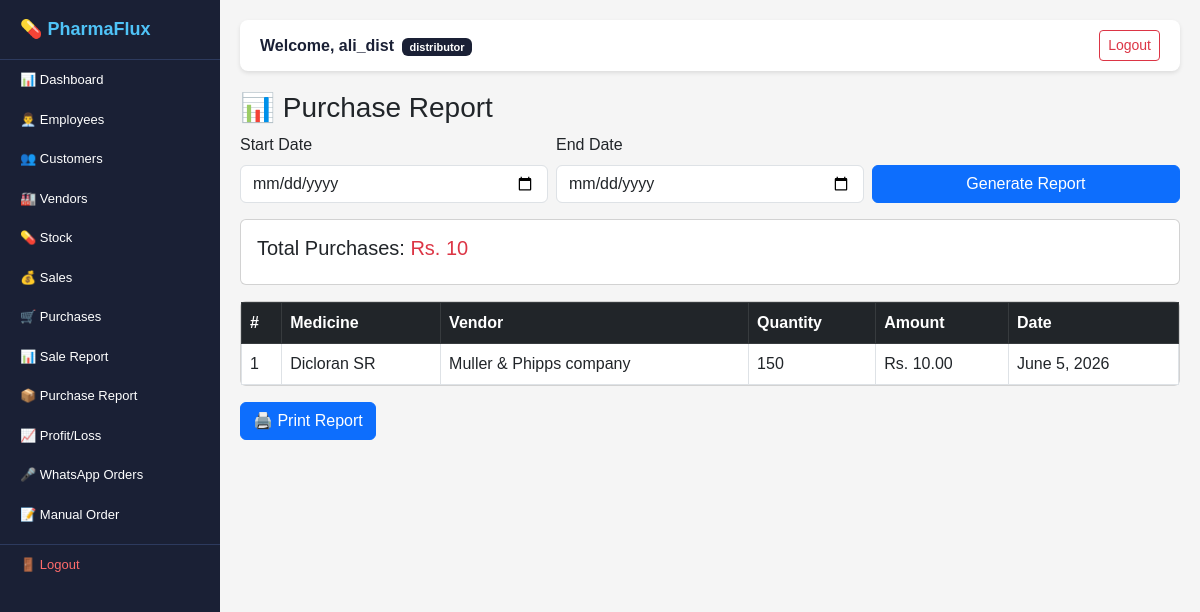
The page /reports/purchases/ (signed in) on the database its author committed.
### users/models.py (models this page shows)
class User(AbstractUser):
    ROLES = [
        ('superadmin', 'Super Admin'),
        ('distributor', 'Distributor'),
        ('employee', 'Employee'),
    ]
    role = models.CharField(
        max_length=20,
        choices=ROLES,
        default='distributor'
    )

### purchases/models.py (models this page shows, shortened)
class Purchase(models.Model):
    distributor = models.ForeignKey(
        Distributor,
        on_delete=models.CASCADE,
        related_name='purchases'
    )
    vendor = models.ForeignKey(
        Vendor,
        on_delete=models.CASCADE,
        related_name='purchases'
    )
    stock = models.ForeignKey(
        Stock,
        on_delete=models.CASCADE,
        related_name='purchases'
    )
    purchase_date = models.DateField(
        auto_now_add=True
    )
    quantity = models.IntegerField()
    purchase_price = models.DecimalField(
        max_digits=10,
        decimal_places=2
    )

### stock/models.py (models this page shows, shortened)
class Stock(models.Model):
    distributor = models.ForeignKey(
        Distributor,
        on_delete=models.CASCADE,
        related_name='stocks'
    )
    medicine_name = models.CharField(
        max_length=200
    )
    batch_no = models.CharField(
        max_length=100,
        unique=True
    )
    quantity = models.IntegerField(default=0)
    expiry_date = models.DateField()
    unit_price = models.DecimalField(
        max_digits=10,
        decimal_places=2
    )
    reorder_level = models.IntegerField(
        default=10
    )
    created_at = models.DateTimeField(
        auto_now_add=True
    )

### vendors/models.py (models this page shows, shortened)
class Vendor(models.Model):
    distributor = models.ForeignKey(
        Distributor,
        on_delete=models.CASCADE,
        related_name='vendors'
    )
    company_name = models.CharField(
        max_length=200
    )
    contact = models.CharField(max_length=20)
    email = models.EmailField(blank=True)
    address = models.TextField(blank=True)
    created_at = models.DateTimeField(
        auto_now_add=True
    )

### reports/views.py (the view)
# urls.py: path('purchases/', views.purchase_report, name='purchase_report'),
@login_required
def purchase_report(request):
    distributor = get_distributor(request)
    start_date = request.GET.get('start_date', '')
    end_date = request.GET.get('end_date', '')
    purchases = Purchase.objects.filter(distributor=distributor)
    if start_date and end_date:
        purchases = purchases.filter(
            purchase_date__range=[start_date, end_date]
        )
    total = purchases.aggregate(
        total=Sum('purchase_price')
    )['total'] or 0
    return render(request, 'reports/purchase_report.html', {
        'purchases': purchases,
        'total': total,
        'start_date': start_date,
        'end_date': end_date,
    })

### reports/views.py (called while the page is built)
def get_distributor(request):
    if request.user.role == 'distributor':
        return request.user.distributor
    elif request.user.role == 'employee':
        return request.user.employee.distributor
    return None

### templates/reports/purchase_report.html
{% extends 'base.html' %}
{% block content %}
<h3>📊 Purchase Report</h3>
<form method="GET" class="mb-3">
    <div class="row g-2">
        <div class="col-md-4">
            <label class="form-label">Start Date</label>
            <input type="date" name="start_date"
                   class="form-control" value="{{ start_date }}">
        </div>
        <div class="col-md-4">
            <label class="form-label">End Date</label>
            <input type="date" name="end_date"
                   class="form-control" value="{{ end_date }}">
        </div>
        <div class="col-md-4 d-flex align-items-end">
            <button class="btn btn-primary w-100">Generate Report</button>
        </div>
    </div>
</form>
<div class="card mb-3">
    <div class="card-body">
        <h5>Total Purchases: <span class="text-danger">Rs. {{ total }}</span></h5>
    </div>
</div>
<div class="card">
    <div class="card-body p-0">
        <table class="table table-bordered mb-0">
            <thead class="table-dark">
                <tr>
                    <th>#</th>
                    <th>Medicine</th>
                    <th>Vendor</th>
                    <th>Quantity</th>
                    <th>Amount</th>
                    <th>Date</th>
                </tr>
            </thead>
            <tbody>
                {% for purchase in purchases %}
                <tr>
                    <td>{{ forloop.counter }}</td>
                    <td>{{ purchase.stock.medicine_name }}</td>
                    <td>{{ purchase.vendor.company_name }}</td>
                    <td>{{ purchase.quantity }}</td>
                    <td>Rs. {{ purchase.purchase_price }}</td>
                    <td>{{ purchase.purchase_date }}</td>
                </tr>
                {% empty %}
                <tr>
                    <td colspan="6" class="text-center text-muted py-4">No purchases found</td>
                </tr>
                {% endfor %}
            </tbody>
        </table>
    </div>
</div>
<div class="mt-3">
    <button onclick="window.print()" class="btn btn-primary">🖨️ Print Report</button>
</div>
{% endblock %}

### templates/base.html (shortened to what this page needs)
<!DOCTYPE html>
<html lang="en">
<head>
    <link href="https://cdn.jsdelivr.net/npm/bootstrap@5.3.0/dist/css/bootstrap.min.css" rel="stylesheet">
</head>
<body>
<div id="sidebar">
    <span class="brand">💊 PharmaFlux</span>
    {% if request.user.role == 'superadmin' %}
    <a href="/superadmin/" class="nav-link-item">📊 Dashboard</a>
    <a href="/superadmin/add-distributor/" class="nav-link-item">➕ Add Distributor</a>
    {% elif request.user.role == 'distributor' %}
    <a href="/dashboard/" class="nav-link-item">📊 Dashboard</a>
    <a href="/employees/" class="nav-link-item">👨‍💼 Employees</a>
    <a href="/customers/" class="nav-link-item">👥 Customers</a>
    <a href="/vendors/" class="nav-link-item">🏭 Vendors</a>
    <a href="/stock/" class="nav-link-item">💊 Stock</a>
    <a href="/sales/" class="nav-link-item">💰 Sales</a>
    <a href="/purchases/" class="nav-link-item">🛒 Purchases</a>
    <a href="/reports/sales/" class="nav-link-item">📊 Sale Report</a>
    <a href="/reports/purchases/" class="nav-link-item">📦 Purchase Report</a>
    <a href="/reports/profit-loss/" class="nav-link-item">📈 Profit/Loss</a>
    <a href="/voice-orders/" class="nav-link-item">🎤 WhatsApp Orders</a>
    <a href="/voice-orders/create/" class="nav-link-item">📝 Manual Order</a>
    {% endif %}
    <a href="/logout/" class="nav-logout">🚪 Logout</a>
</div>
<div id="main-content">
    <div class="topbar">
        <span style="font-weight:bold; color:#1a2035;">
            Welcome, {{ request.user.username }}
            <span class="badge ms-1" style="background:#1a2035; font-size:11px;">
                {{ request.user.role }}
            </span>
        </span>
        <a href="/logout/" class="btn btn-sm btn-outline-danger">Logout</a>
    </div>
    {% block content %}
    {% endblock %}
</div>
</body>
</html>

### templates/base.html (style rules this page uses)
* { margin: 0; padding: 0; box-sizing: border-box; }
body { font-family: Arial, sans-serif; background-color: #f5f5f5; }
#sidebar { width: 220px; height: 100vh; background-color: #1a2035; position: fixed; top: 0; left: 0; overflow-y: auto; overflow-x: hidden; z-index: 999; }
.brand { color: #4fc3f7; font-size: 18px; font-weight: bold; padding: 16px 20px; background: #1a2035; display: block; border-bottom: 1px solid #2d3a5e; }
.nav-link-item { color: #ffffff; padding: 10px 20px; display: block; text-decoration: none; font-size: 13px; }
.nav-logout { color: #ff6b6b; padding: 10px 20px; display: block; text-decoration: none; font-size: 13px; border-top: 1px solid #2d3a5e; margin-top: 10px; }
#main-content { margin-left: 220px; padding: 20px; }
.topbar { background: #ffffff; padding: 10px 20px; margin-bottom: 20px; border-radius: 8px; box-shadow: 0 2px 4px rgba(0,0,0,0.1); display: flex; justify-content: space-between; align-items: center; }

### rows shown on the page
User: user.username "ali_dist", user.role "distributor"
Purchase: stock.medicine_name "Dicloran SR", vendor.company_name "Muller & Phipps company", quantity "150", purchase_price "10.00", purchase_date "June 5, 2026"

### other values the page prints
{{ total }} "10"
